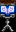

Below is a game level as drawn by its tile map, then a one-line description and the .tmx file that defines it, in full:
An orthogonal 1x2 tile map with 16x16 px tiles, 1 tile layer (Buildings) and 1 object (TileData).

<map version="1.4" tiledversion="1.4.2" orientation="orthogonal" renderorder="right-down" width="1" height="2" tilewidth="16" tileheight="16" infinite="0" nextlayerid="3" nextobjectid="2">
 <tileset firstgid="1" name="z_Galdrabok" tilewidth="16" tileheight="16" tilecount="2" columns="1">
  <image source="z_Galdrabok.png" width="16" height="32" />
 </tileset>
 <layer id="1" name="Buildings" width="1" height="2">
  <data encoding="csv">
1,
2
</data>
 </layer>
 <objectgroup id="2" name="Buildings">
  <object id="1" name="TileData" x="0" y="16" width="16" height="16">
   <properties>
    <property name="Action" value="Message &quot;Galdrabok&quot;" />
   </properties>
  </object>
 </objectgroup>
</map>